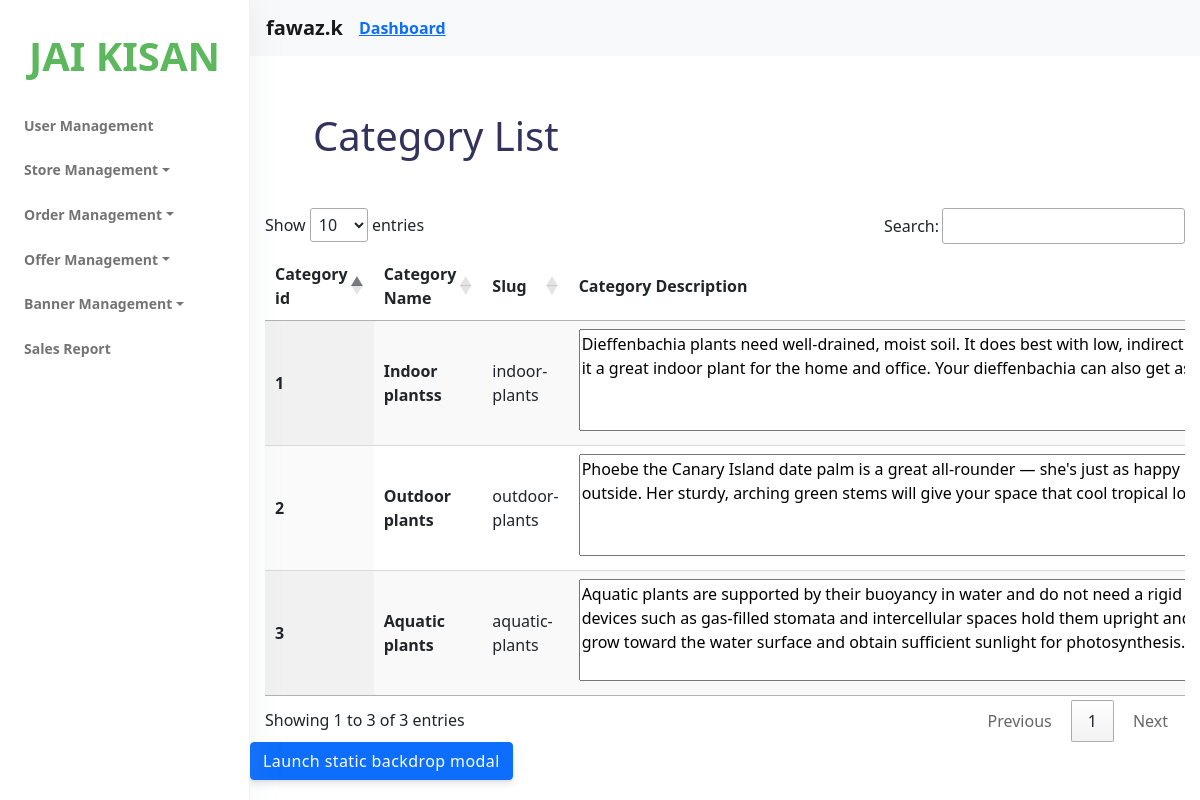
/adminpanel/category_list (signed in), run on the app's committed database.
### accounts/models.py (models this page shows, shortened)
class Account(AbstractBaseUser):
    first_name = models.CharField(max_length=50)
    last_name = models.CharField(max_length=50)
    username = models.CharField(max_length=50)
    email = models.CharField(max_length=50,unique=True)
    phone_number=models.CharField(('mobile number'), max_length=20, unique=True)
    profile_img = models.ImageField( null=True, blank=True, upload_to='userprofile')
    city = models.CharField(max_length=50,null=True)
    state = models.CharField(max_length=50,null=True)
    date_joined = models.DateTimeField(auto_now_add=True)
    last_login = models.DateTimeField(auto_now_add=True)
    is_admin = models.BooleanField(default=False)
    is_staff = models.BooleanField(default=False)
    is_active = models.BooleanField(default=True)
    is_superadmin = models.BooleanField(default=False)
    USERNAME_FIELD ='email'
    REQUIRED_FIELDS = ['first_name','last_name','username','phone_number']
    objects = MyAccountManager()

### category/models.py (models this page shows, shortened)
class category(models.Model):
    category_name = models.CharField(max_length=200, unique=True)
    slug = models.SlugField(max_length=200, unique=True)
    description = models.TextField(max_length=200, blank=True)
    class Meta:
        verbose_name = 'category'
        verbose_name_plural = 'categories'

### admin_panel/views.py (the view)
# urls.py: path('category_list',views.category_list,name='category_list'),
@staff_member_required(login_url='adminpanel')
def category_list(request):
    categories = category.objects.all()
    context ={
        'categories': categories,
    }
    return render(request,'adminpanel/category_list.html',context)

### cart/context_processors.py (called while the page is built, shortened)
def counter(request):
    cart_count = 0
    if 'admin' in request.path:
        return{}
    return dict(cart_count=cart_count)

### category/context_processors.py (called while the page is built)
def menu_links(request):
    links = category.objects.all()
    return dict(links=links)

### templates/adminpanel/category_list.html (shortened to what this page needs)
{% load static %}
{% include 'adminpanel/nav.html' %}
<!DOCTYPE html>
<html lang="en">
<head>
    <link rel="stylesheet" href="https://cdn.jsdelivr.net/npm/bootstrap@5.0.0-beta1/dist/css/bootstrap.min.css">
    <link rel="stylesheet" type="text/css" href="https://cdn.datatables.net/1.11.3/css/jquery.dataTables.css">
</head>
<body>
    <div class="col-lg-12">
        <div class="table-responsive">
            <div>
                <h1 class="m-5 ">Category List</h1>
            </div>
            <table id="table" class="display">
                <thead>
                    <tr>
                        <th scope="col">Category id</th>
                        <th scope="col">Category Name</th>
                        <th scope="col">Slug</th>
                        <th scope="col">Category Description</th>
                    </tr>
                </thead>
                <tbody>
                    {% for x in categories %}
                    <tr>
                        <th scope="row">
                            {{ x.id }}
                        </th>
                        <th scope="row">{{ x.category_name }}</th>
                        <td>{{ x.slug }}</td>
                        <td><textarea rows="4" cols="80">{{ x.description }}</textarea></td>
                    </tr>
                    {% endfor %}
                </tbody>
            </table>
        </div>
    </div>
    <button type="button" class="btn btn-primary" data-bs-toggle="modal" data-bs-target="#staticBackdrop">
        Launch static backdrop modal
    </button>
</body>
</html>

### templates/adminpanel/nav.html (shortened to what this page needs)
{% extends 'adminpanel/base.html' %}
{% load static %}
{% block content %}
<nav class="sidenav navbar navbar-vertical  fixed-left  navbar-expand-xs navbar-light bg-white" id="sidenav-main">
    <div class="scrollbar-inner">
        <div class="sidenav-header  align-items-center">
            <a class="navbar-brand" href="javascript:void(0)">
                <h1 style="color: #5cb85c;"><b>JAI KISAN</b></h1>
            </a>
        </div>
        <div class="navbar-inner">
            <div class="collapse navbar-collapse" id="sidenav-collapse-main">
                <ul class="navbar-nav">
                    <li class="nav-item">
                        <a class="nav-link" href="{% url 'user_list' %}">
                            <b >User Management</b>
                        </a>
                </li>
                    <li class="nav-item dropdown">
                        <a class="nav-link dropdown-toggle" href="#" id="navbarDropdown" role="button" data-toggle="dropdown" aria-haspopup="true" aria-expanded="false">
                          <b>Store Management</b>
                        </a>
                      </li>
                      <li class="nav-item dropdown">
                        <a class="nav-link dropdown-toggle" href="#" id="navbarDropdown" role="button" data-toggle="dropdown" aria-haspopup="true" aria-expanded="false">
                          <b>Order Management</b>
                        </a>
                      </li>
                      <li class="nav-item dropdown">
                        <a class="nav-link dropdown-toggle" href="#" id="navbarDropdown" role="button" data-toggle="dropdown" aria-haspopup="true" aria-expanded="false">
                          <b>Offer Management</b>
                        </a>
                      </li>
                      <li class="nav-item dropdown">
                        <a class="nav-link dropdown-toggle" href="#" id="navbarDropdown" role="button" data-toggle="dropdown" aria-haspopup="true" aria-expanded="false">
                          <b>Banner Management</b>
                        </a>
                      </li>
                      <li class="nav-item">
                        <a class="nav-link" href="{% url 'product_sales' %}">
                            <b >Sales Report</b>
                        </a>
                </li>
                </ul>
            </div>
        </div>
    </div>
</nav>
<div class="main-content" id="panel">
    <nav class="navbar navbar-expand-lg navbar-light bg-light">
        <b class="navbar-brand" style="justify-content: end;" >{{ user.username }}</b>
        <a  href="{% url 'admin_dashboard' %}"><b>Dashboard</b></a>
      </nav>
    {% endblock %}

### data on the page
Account: username "fawaz.k"
category: id "1", category_name "Indoor plantss", slug "indoor-plants", description "Dieffenbachia plants need well-drained, moist soil. It does best with low, indirect light, which makes it a great indoor plant for the home and office. Your dieffenbachia can also get as tall as 4 fee"
category: id "2", category_name "Outdoor plants", slug "outdoor-plants", description "Phoebe the Canary Island date palm is a great all-rounder — she's just as happy indoors as she is outside. Her sturdy, arching green stems will give your space that cool tropical look, and her easy-go"
category: id "3", category_name "Aquatic plants", slug "aquatic-plants", description "Aquatic plants are supported by their buoyancy in water and do not need a rigid stem; flotation devices such as gas-filled stomata and intercellular spaces hold them upright and enable them to grow toward the water surface and obtain sufficient sunlight for photosynthesis."
